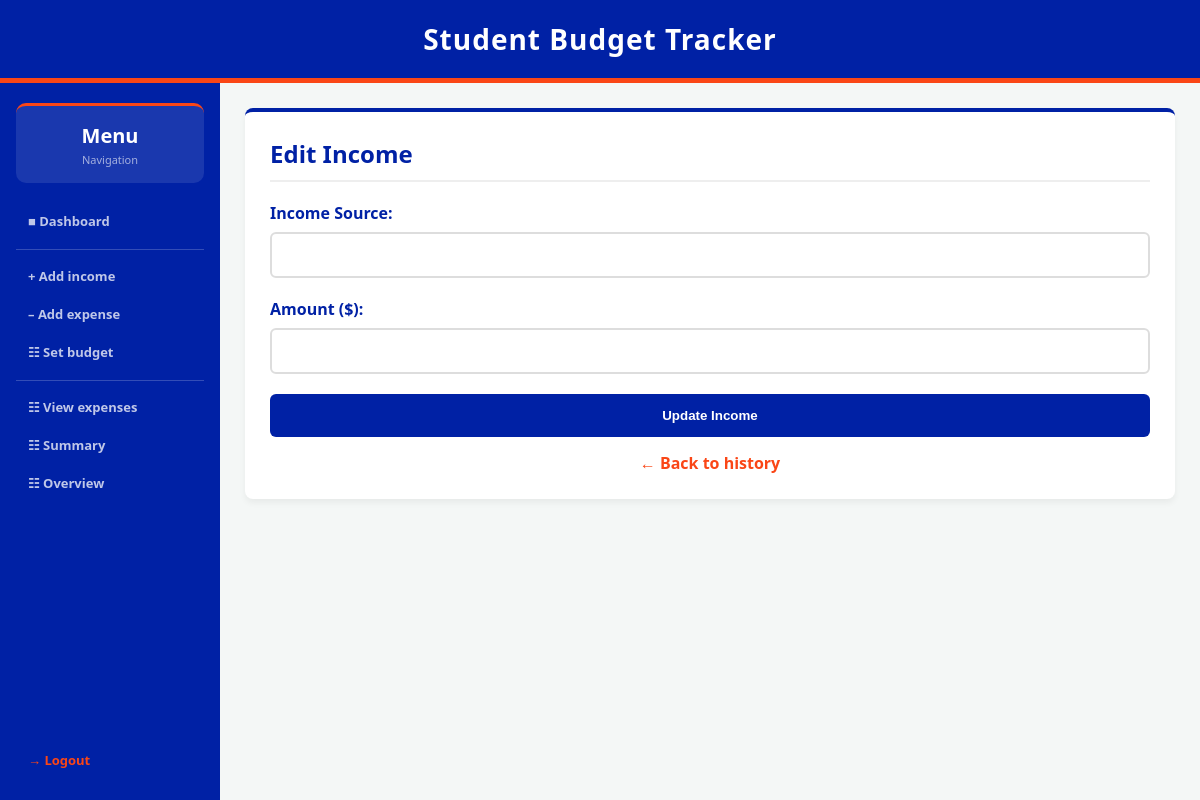
/edit_income/15 (signed in), run on an earlier commit of the app's database.
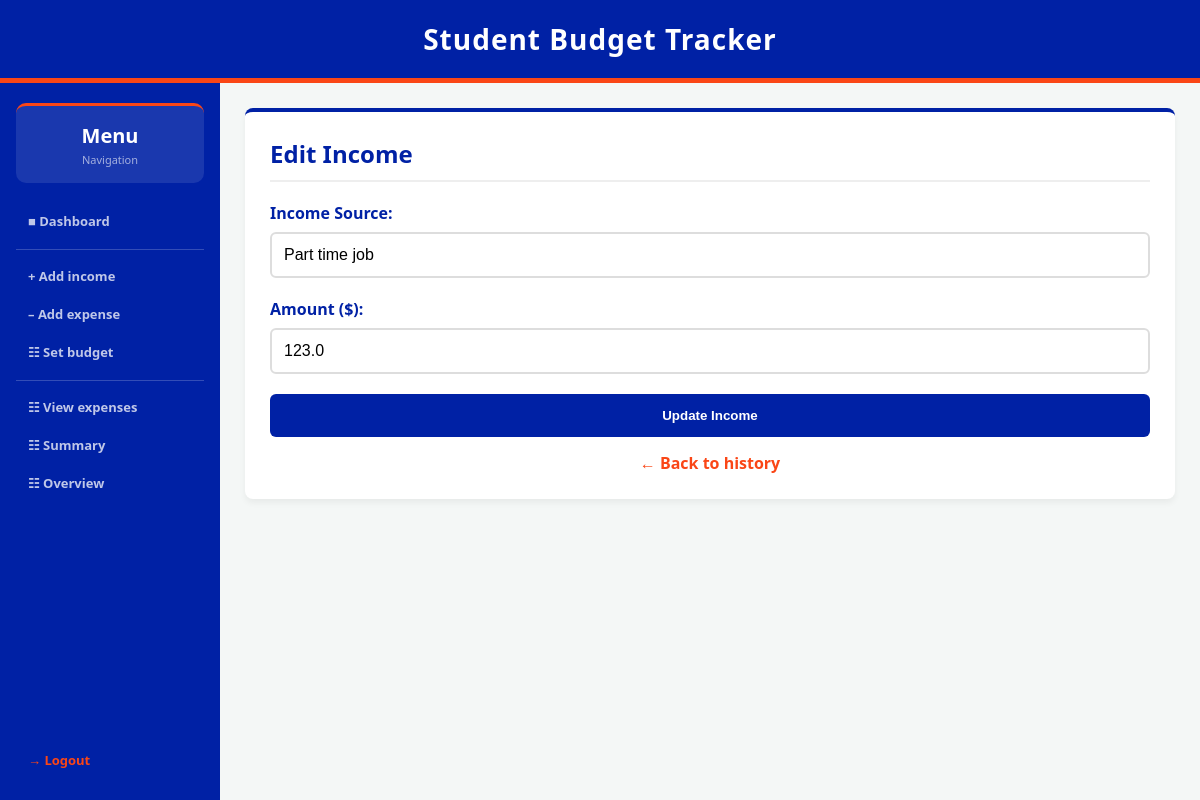
And on a later commit of the database.
### tables this page shows
CREATE TABLE incomes (
    income_id INTEGER PRIMARY KEY AUTOINCREMENT,
    user_id INTEGER NOT NULL,
    source TEXT NOT NULL,
    amount REAL NOT NULL,
    date TIMESTAMP DEFAULT CURRENT_TIMESTAMP,
    FOREIGN KEY (user_id) REFERENCES users (id)
);

### app.py (the view, shortened to what this page needs)
@app.route('/edit_income/<int:income_id>', methods=['GET', 'POST'])
def edit_income(income_id):
    if 'user_id' not in session:
        return redirect(url_for('login'))
    income = data_manager.get_income(income_id, session['user_id'])
    return render_template('edit_income.html', income=income)

### data_manager.py (called while the page is built)
def get_db_connection():
    return sqlite3.connect(DB_NAME)

def get_income(income_id, user_id):
    connection = get_db_connection()
    cursor = connection.cursor()
    cursor.execute("SELECT * FROM incomes WHERE income_id = ? AND user_id = ?", (income_id, user_id))
    income = cursor.fetchone()
    connection.close()
    return income

### templates/edit_income.html (shortened to what this page needs)
{% extends "layout.html" %}
{% block content %}
<div class="card">
    <h2>Edit Income</h2>
    <form method="POST">
        <label>Income Source:</label>
        <input type="text" name="source" value="{{ income[2]|capitalize }}" required>
        <label>Amount ($):</label>
        <input type="number" step="0.01" min="0.01" name="amount" value="{{ income[3] }}" required>
        <button type="submit">Update Income</button>
    </form>
    <p style="margin-top:15px;text-align:center;">
        <a href="{{ url_for('add_income') }}?history=1" class="cta-link">← Back to history</a>
    </p>
</div>
{% endblock %}

What changed in the data, as far as the page shows it:
added incomes: source "Part time job", amount "123.0"
